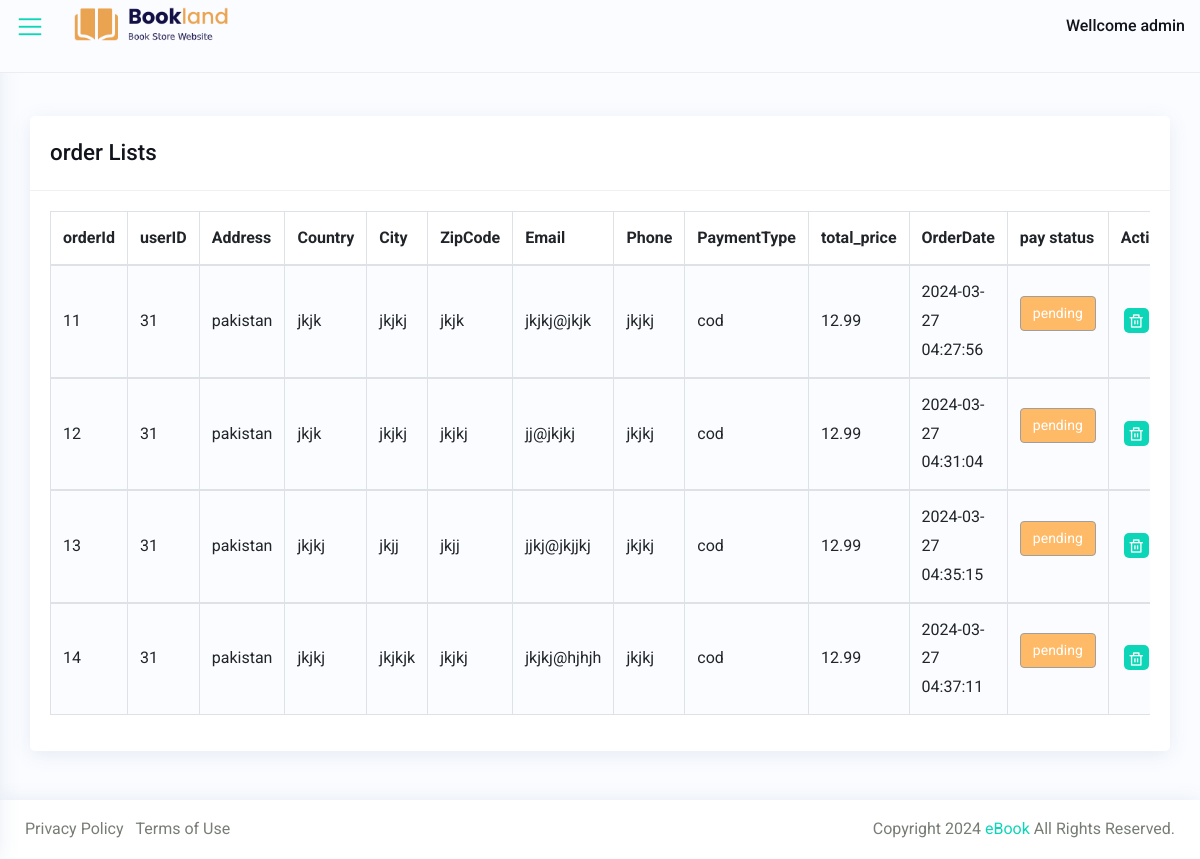
The app's page /admin/order.php with its own data.
### tables this page shows
CREATE TABLE `orders` (
  `OrderID` int(11) NOT NULL,
  `User_id` int(11) DEFAULT NULL,
  `Country` varchar(255) DEFAULT NULL,
  `Address` varchar(255) DEFAULT NULL,
  `City` varchar(255) DEFAULT NULL,
  `ZipCode` varchar(20) DEFAULT NULL,
  `Email` varchar(255) DEFAULT NULL,
  `Phone` varchar(20) DEFAULT NULL,
  `PaymentType` varchar(50) DEFAULT NULL,
  `total_price` float NOT NULL,
  `Status` varchar(50) DEFAULT NULL,
  `OrderDate` timestamp NOT NULL DEFAULT current_timestamp()
);

### admin/order.php (the view, shortened to what this page needs)
<?php
include('partials/_header.php');
include('partials/_connection.php');
?>
<div class="wrapper">
    <?php
    include('partials/_nav_bar.php');
    ?>
    <div id="content-page" class="content-page">
        <div class="container-fluid">
            <div class="row">
                <div class="col-sm-12">
                    <div class="iq-card">
                        <div class="iq-card-header d-flex justify-content-between">
                            <div class="iq-header-title">
                                <h4 class="card-title">order Lists</h4>
                            </div>
                        </div>
                        <div class="iq-card-body">
                            <div class="table-responsive">
                                <div id="DataTables_Table_0_wrapper" class="dataTables_wrapper dt-bootstrap4 no-footer">
                                    <div class="row">
                                        <div class="col-sm-12">
                                            <table class="data-tables table table-striped table-bordered dataTable no-footer" style="width: 100%" id="DataTables_Table_0" role="grid" aria-describedby="DataTables_Table_0_info">
                                                <thead>
                                                    <tr role="row">
                                                        <th width="5%" class="sorting_asc" tabindex="0" aria-controls="DataTables_Table_0" rowspan="1" colspan="1" aria-sort="ascending" aria-label="No: activate to sort column descending" style="width: 21px">
                                                            orderId
                                                        </th>
                                                        <th width="20%" class="sorting" tabindex="0" aria-controls="DataTables_Table_0" rowspan="1" colspan="1" aria-label="Category Name: activate to sort column ascending" style="width: 149px">
                                                            userID
                                                        </th>
                                                        <th width="65%" class="sorting" tabindex="0" aria-controls="DataTables_Table_0" rowspan="1" colspan="1" aria-label="Category Description: activate to sort column ascending" style="width: 573px">
                                                            Address
                                                        </th>
                                                        <th width="65%" class="sorting" tabindex="0" aria-controls="DataTables_Table_0" rowspan="1" colspan="1" aria-label="Category Description: activate to sort column ascending" style="width: 573px">
                                                            Country
                                                        </th>
                                                        <th width="65%" class="sorting" tabindex="0" aria-controls="DataTables_Table_0" rowspan="1" colspan="1" aria-label="Category Description: activate to sort column ascending" style="width: 573px">
                                                            City
                                                        </th>
                                                        <th width="65%" class="sorting" tabindex="0" aria-controls="DataTables_Table_0" rowspan="1" colspan="1" aria-label="Category Description: activate to sort column ascending" style="width: 573px">
                                                            ZipCode
                                                        </th>
                                                        <th width="65%" class="sorting" tabindex="0" aria-controls="DataTables_Table_0" rowspan="1" colspan="1" aria-label="Category Description: activate to sort column ascending" style="width: 573px">
                                                            Email
                                                        </th>
                                                        <th width="65%" class="sorting" tabindex="0" aria-controls="DataTables_Table_0" rowspan="1" colspan="1" aria-label="Category Description: activate to sort column ascending" style="width: 573px">
                                                            Phone
                                                        </th>
                                                        <th width="65%" class="sorting" tabindex="0" aria-controls="DataTables_Table_0" rowspan="1" colspan="1" aria-label="Category Description: activate to sort column ascending" style="width: 573px">
                                                            PaymentType
                                                        </th>
                                                        <th width="65%" class="sorting" tabindex="0" aria-controls="DataTables_Table_0" rowspan="1" colspan="1" aria-label="Category Description: activate to sort column ascending" style="width: 573px">
                                                            total_price
                                                        </th>
                                                        <th width="65%" class="sorting" tabindex="0" aria-controls="DataTables_Table_0" rowspan="1" colspan="1" aria-label="Category Description: activate to sort column ascending" style="width: 573px">
                                                            OrderDate
                                                        </th>
                                                        <th class="sorting" tabindex="0" aria-controls="DataTables_Table_0" style="width: 100px">
                                                            pay status
                                                        </th>
                                                        <th width="10%" class="sorting" tabindex="0" aria-controls="DataTables_Table_0" rowspan="1" colspan="1" aria-label="Action: activate to sort column ascending" style="width: 54px">
                                                            Action
                                                        </th>
                                                    </tr>
                                                </thead>
                                                <?php
                                                $sql = mysqli_query($con, 'SELECT * FROM orders');
                                                while ($row = mysqli_fetch_assoc($sql)) {
                                                    $order_id = $row['OrderID'];
                                                ?>
                                                    <tbody>
                                                        <tr role="row" class="odd">
                                                            <td class="sorting_1"><?php echo $row['OrderID']; ?></td>
                                                            <td><?php echo $row['User_id']; ?></td>
                                                            <td><?php echo $row['Country']; ?></td>
                                                            <td><?php echo $row['Address']; ?></td>
                                                            <td><?php echo $row['City']; ?></td>
                                                            <td><?php echo $row['ZipCode']; ?></td>
                                                            <td><?php echo $row['Email']; ?></td>
                                                            <td><?php echo $row['Phone']; ?></td>
                                                            <td><?php echo $row['PaymentType']; ?></td>
                                                            <td><?php echo $row['total_price']; ?></td>
                                                            <td><?php echo $row['OrderDate']; ?></td>
                                                            <td>
                                                                <?php
                                                                if ($row['Status'] == 1) {
                                                                ?>
                                                                    <a href="partials/_handleStatus.php?order_status=status&operation=deactive&id=<?php echo $order_id; ?>" class="btn btn-primary active mb-3">Paid</a>
                                                                <?php
                                                                } else {
                                                                ?>
                                                                    <a href="partials/_handleStatus.php?order_status=status&operation=active&id=<?php echo $order_id; ?>" class="btn btn-warning active mb-3">pending</a>
                                                                <?php
                                                                }
                                                                ?>
                                                            </td>
                                                            <td>
                                                                <div class="flex align-items-center list-user-action">
                                                                    <a class="bg-primary" data-toggle="tooltip" data-placement="top" title="" data-original-title="Delete" href="partials/_delete.php?oid=<?php echo $order_id; ?>"><i class="ri-delete-bin-line"></i></a>
                                                                </div>
                                                            </td>
                                                        </tr>
                                                    </tbody>
                                                <?php
                                                }
                                                ?>
                                            </table>
                                        </div>
                                    </div>
                                </div>
                            </div>
                        </div>
                    </div>
                </div>
            </div>
        </div>
    </div>
</div>
<?php
include('partials/_footer.php');
?>

### admin/css/typography.css (style rules this page uses)
body { font-family: 'Roboto', sans-serif; font-weight: 400; font-style: normal; font-size: 16px; line-height: 1.8; padding: 0; margin: 0; color: var(--iq-body-text); background: var(--iq-body-bg); }
a, .btn { -webkit-transition: all 0.5s ease-out 0s; -moz-transition: all 0.5s ease-out 0s; -ms-transition: all 0.5s ease-out 0s; -o-transition: all 0.5s ease-out 0s; transition: all 0.5s ease-out 0s; }
a, button, input, btn { outline: medium none !important; }
a { color: var(--iq-primary); }
h1, h2, h3, h4, h5, h6 { font-family: 'Roboto', sans-serif; font-weight: 500; margin: 0px; line-height: 1.5; color: var(--iq-title-text); }
h4 { font-size: 1.400em; }
.table-striped tbody tr:nth-of-type(odd) { background: var(--iq-body-bg); }
.table td, .table th { vertical-align: middle; }
.bg-primary, .badge-primary { color: var(--iq-white); background: var(--iq-primary) !important; }
.iq-card { background: var(--iq-light-card); -webkit-border-radius: 5px; -moz-border-radius: 5px; border-radius: 5px; margin-bottom: 30px; border: none; -webkit-box-shadow: 0px 4px 20px 0px rgba(44, 101, 144, 0.1); box-shadow: 0px 4px 20px 0px rgba(44, 101, 144, 0.1); }
.iq-card-body { padding: 20px; }
.iq-card .iq-card-header, .iq-card-transparent .iq-card-header { padding: 20px; margin-bottom: 0; -ms-flex-align: center !important; align-items: center !important; border-bottom: 1px solid var(--iq-border-light); }
.iq-card .iq-card-header .iq-header-title .card-title, .iq-card-transparent .iq-card-header .iq-header-title .card-title { margin-bottom: 0; }
.btn { font-size: 14px; border-radius: 4px; }
.btn-warning { background-color: var(--iq-warning); border-color: var(--iq-warning); }
.btn-warning:not(:disabled):not(.disabled).active, .btn-warning:not(:disabled):not(.disabled):active, .show>.btn-warning.dropdown-toggle { color: var(--iq-white); background-color: var(--iq-warning); border-color: var(--iq-secondary); }

### admin/css/responsive.css (style rules this page uses)
@media (max-width:1299px) { .content-page, body.sidebar-main .content-page { margin-left: 0; padding: 116px 15px 0; } }

### admin/css/variable.css (style rules this page uses)
:root { --iq-title-text: #11141b; --iq-body-text: #777D74; --iq-body-bg : #fbfcff; --iq-primary: #0dd6b8; --iq-secondary: #a09e9e; --iq-success: #49f0d3; --iq-warning: #ffba68; --iq-danger: #ff9b8a; --iq-info: #d592ff; --iq-dark: #3f414d; --iq-light: #fafafb; --iq-white: #ffffff; --iq-black: #000000; --iq-gray: #b1b1b1; --iq-light-primary: #fbfcff; --iq-light-secondary: #f1f2f1; --iq-light-success: #eefff2; --iq-light-danger: #fff5f4; --iq-light-warning: #fffcf3; --iq-light-info: #eee6f5; --iq-light-dark: #f0efef; --iq-primary-hover: #11e1c2; --iq-secondary-hover: #807e7e; --iq-success-hover: #42f9d9; --iq-danger-hover: #f78673; --iq-warning-hover: #fdb45e; --iq-info-hover: #c280ea; --iq-dark-hover: #44454e; --iq-light-hover: #eaeeff; --iq-border: #ededf0; --iq-border-light: #f1f1f1; --iq-border-danger: #ff9273; --iq-light-card: #ffffff; --iq-primary-rgb: 100, 114, 248; --iq-primary-light: #f3fffe; --iq-color1: #4e37b2; --iq-color2: #02d871; --iq-color3: #309cf3; --iq-color4: #ff00ff; --iq-color5: #fb1f4c; --iq-color6: #00ced1; --iq-color7: #f35f3b; --iq-color8: #fde117; --iq-color9: #ff0000; --iq-color10: #88028c; --iq-color11: #00d5ab; --iq-color12: #ce9252; --iq-color13: #f9ae02; --iq-color14: #1e7fe4; --iq-color15: #006400; --iq-color16: #fa7c04; --iq-color17: #81bf02; --iq-color18: #99a7ca; --iq-color19: #3d2a26; --iq-color20: #a0746b; }

### records on screen
orders: OrderID "11", User "31", Country "pakistan", Address "jkjk", City "jkjkj", ZipCode "jkjk", Email "jkjkj@jkjk", Phone "jkjkj", PaymentType "cod", total_price "12.99", OrderDate "2024-03-27 04:27:56"
orders: OrderID "12", User "31", Country "pakistan", Address "jkjk", City "jkjkj", ZipCode "jkjkj", Email "jj@jkjkj", Phone "jkjkj", PaymentType "cod", total_price "12.99", OrderDate "2024-03-27 04:31:04"
orders: OrderID "13", User "31", Country "pakistan", Address "jkjkj", City "jkjj", ZipCode "jkjj", Email "jjkj@jkjjkj", Phone "jkjkj", PaymentType "cod", total_price "12.99", OrderDate "2024-03-27 04:35:15"
orders: OrderID "14", User "31", Country "pakistan", Address "jkjkj", City "jkjkjk", ZipCode "jkjkj", Email "jkjkj@hjhjh", Phone "jkjkj", PaymentType "cod", total_price "12.99", OrderDate "2024-03-27 04:37:11"
